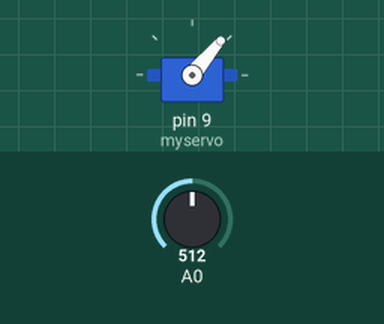
Bench run of a sketch on a simulated Arduino Uno, built with avr-gcc and run on an emulated ATmega328P. Parts: servo. Inputs (shaded band) come from the test bench; at power-on: A0 = 512.

Above: at 1.2 s.
1.3 s: A0 set to 490
At 1.6 s:
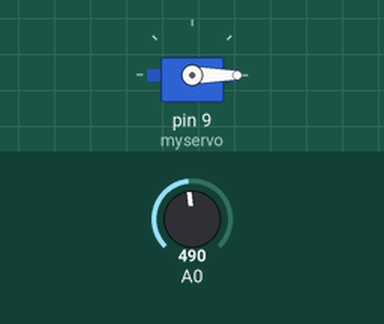
2.8 s: A0 set to 510
At 4.0 s:
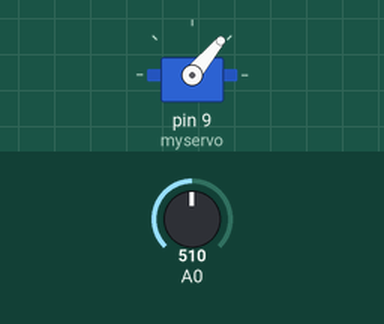
4.3 s: A0 set to 306
At 5.1 s:
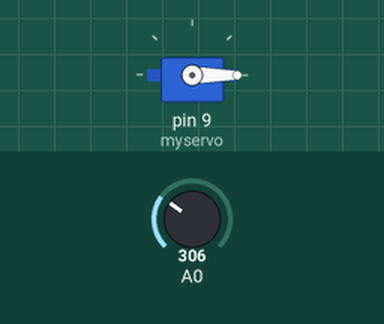
Timing chart, 0 to 7.3 s (numbered marks = the images above; inputs shaded):
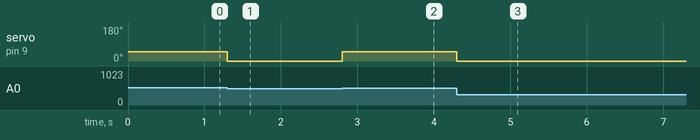

The sketch:

ant_whap.ino
```cpp
/* whap the ant
*/

#include <Servo.h>

Servo myservo;  // create servo object to control a servo
// twelve servo objects can be created on most boards

int pos = 0;    // variable to store the servo position

void setup() {
  //Serial.begin(115200);
  myservo.attach(9);  // attaches the servo on pin 9 to the servo object
}

void loop() {
  if(analogRead(A0)>500){
    myservo.write(50);
  }
  else{
    myservo.write(0);
  }
      delayMicroseconds(10);
      //Serial.println(analogRead(A0));
}
```

Measured:
- the behaviour switches between 501 and 500 on A0 (found by bisection; images 0 and 1)
- after the input at 1.3 s, servo on pin 9 (myservo): 50° → 0° at once
- after the input at 2.8 s, servo on pin 9 (myservo): 0° → 50° at once
- after the input at 4.3 s, servo on pin 9 (myservo): 50° → 0° at once
